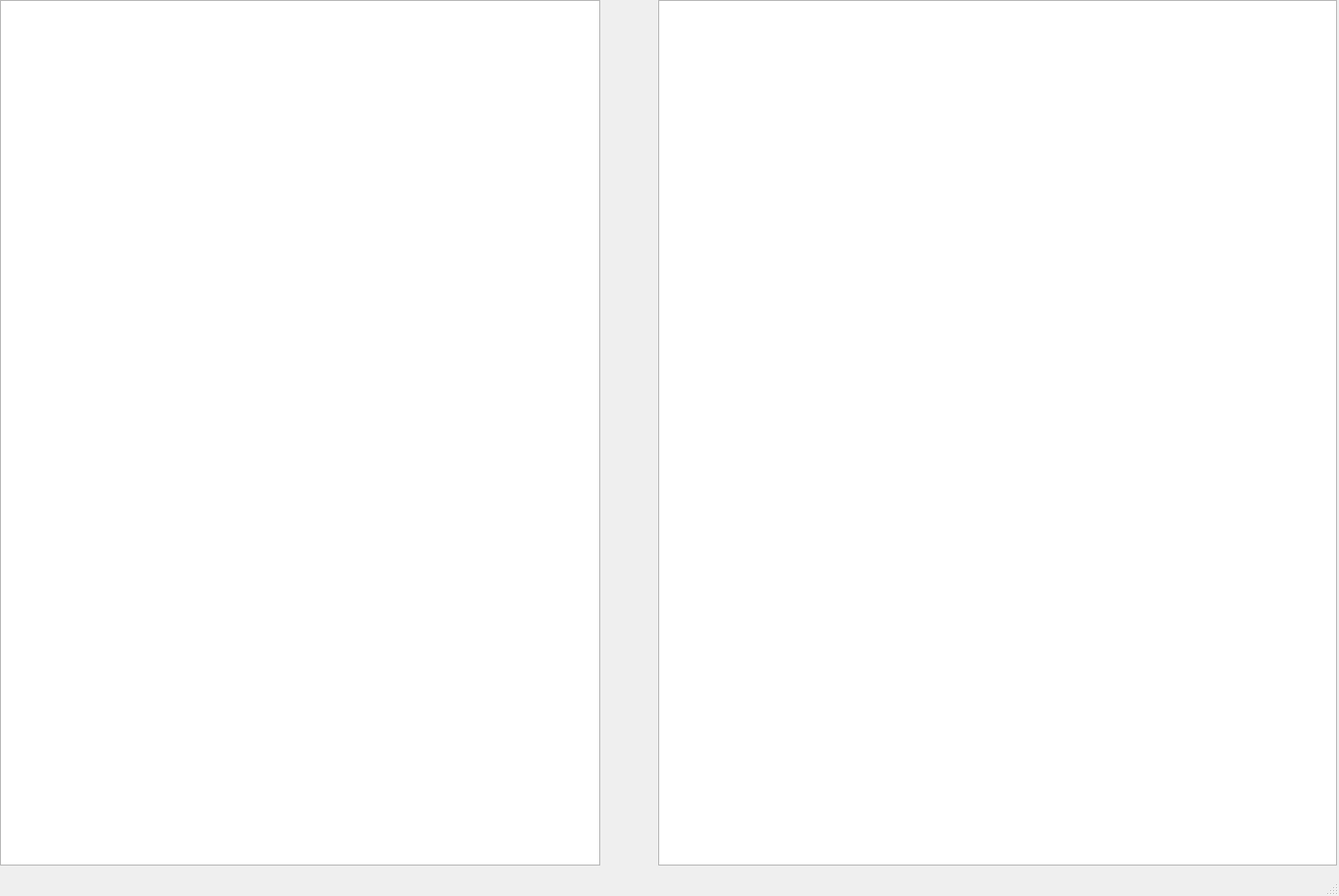
<?xml version="1.0" encoding="UTF-8"?>
<ui version="4.0">
 <class>MainWindow</class>
 <widget class="QMainWindow" name="MainWindow">
  <property name="geometry">
   <rect>
    <x>0</x>
    <y>0</y>
    <width>1363</width>
    <height>912</height>
   </rect>
  </property>
  <property name="windowTitle">
   <string>MainWindow</string>
  </property>
  <widget class="QWidget" name="centralwidget">
   <widget class="QLabel" name="anslabel_3">
    <property name="geometry">
     <rect>
      <x>20</x>
      <y>770</y>
      <width>1291</width>
      <height>17</height>
     </rect>
    </property>
    <property name="text">
     <string/>
    </property>
   </widget>
   <widget class="QTableView" name="left_tableView">
    <property name="geometry">
     <rect>
      <x>0</x>
      <y>0</y>
      <width>611</width>
      <height>881</height>
     </rect>
    </property>
   </widget>
   <widget class="QTableView" name="right_tableView">
    <property name="geometry">
     <rect>
      <x>670</x>
      <y>0</y>
      <width>691</width>
      <height>881</height>
     </rect>
    </property>
   </widget>
  </widget>
  <widget class="QMenuBar" name="menubar">
   <property name="geometry">
    <rect>
     <x>0</x>
     <y>0</y>
     <width>1363</width>
     <height>22</height>
    </rect>
   </property>
  </widget>
  <widget class="QStatusBar" name="statusbar"/>
 </widget>
 <resources/>
 <connections/>
</ui>
